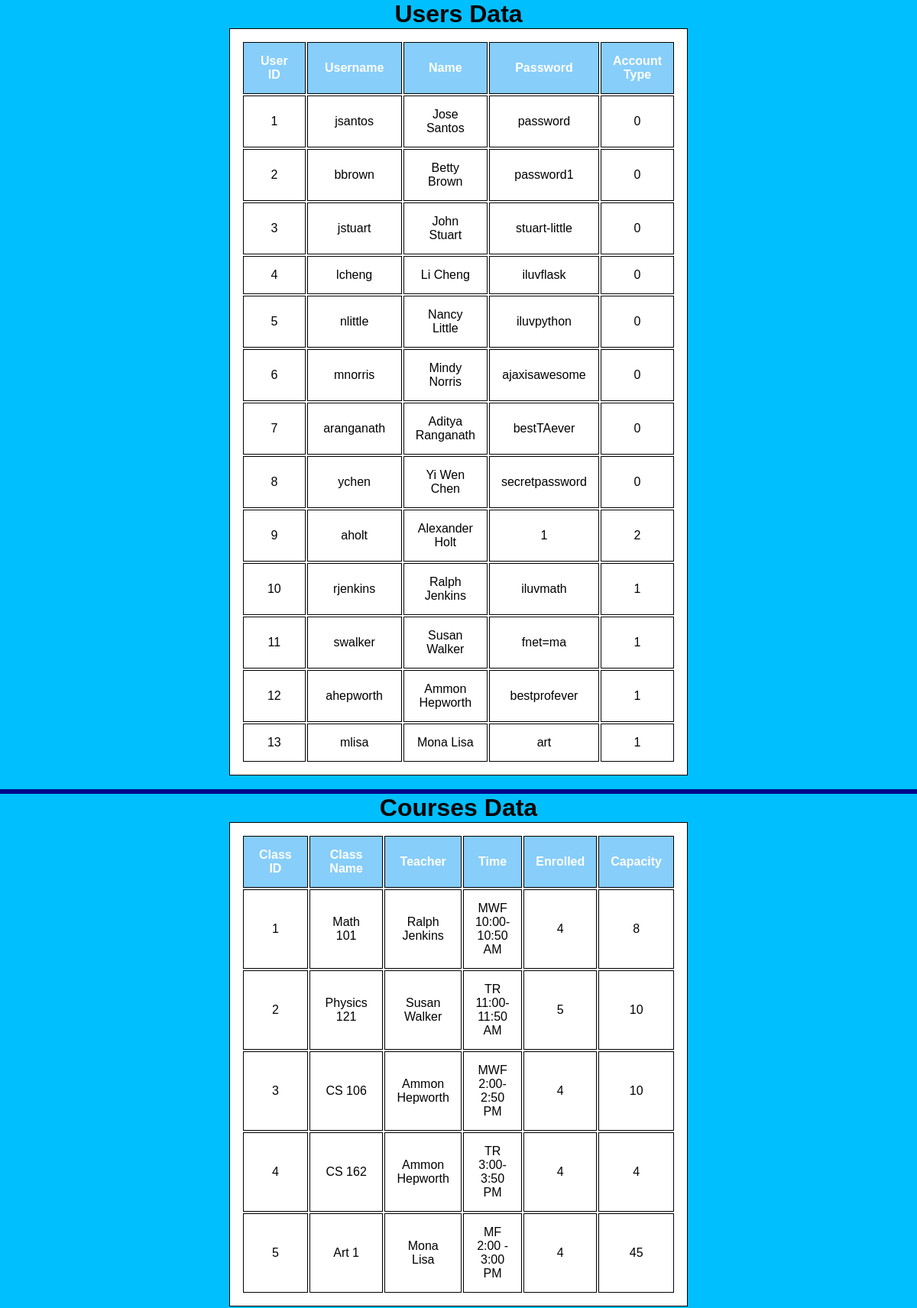
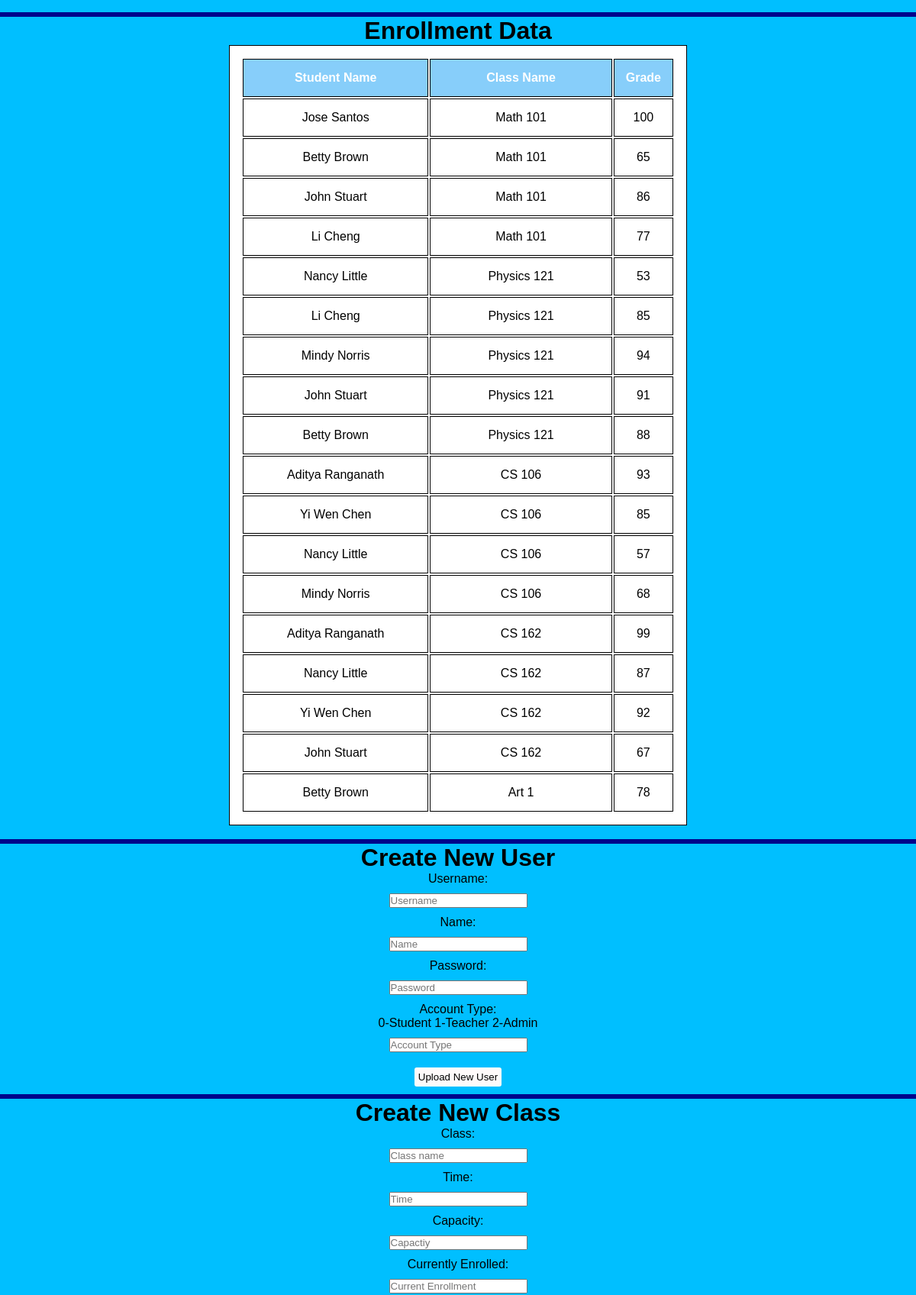
Page /admin (signed in, upper part) on the committed database (2 pictures, top to bottom).
### runner.py (models this page shows, shortened)
class Users(UserMixin, db.Model):
    __tablename__ = "Users"
    user_id = db.Column(db.Integer, primary_key = True)
    username = db.Column(db.String, nullable = False)
    name = db.Column(db.String, nullable = False)
    password = db.Column(db.String, nullable = False)
    acct_type = db.Column(db.Integer, nullable = False) # 0 - Student, 1 - Teacher, 2 - Admin

class Courses(db.Model):
    __tablename__ = "Courses"
    class_id = db.Column(db.Integer, primary_key = True)
    class_name = db.Column(db.String, nullable = False)
    teacher = db.Column(db.String, nullable = False)
    time = db.Column(db.String, nullable = False)
    enrolled = db.Column(db.Integer, nullable = False)
    capacity = db.Column(db.Integer, nullable = False)

### runner.py (the view, shortened to what this page needs)
@app.route('/admin', methods = ["GET", "POST", "PUT", "DELETE"])
@login_required
def admin():
    if request.method == "POST":
        data = request.get_json()
        if data["post"] == "user":
            user = Users.query.filter_by(username = data["username"]).first()
            if user is None:
                user = Users(data["username"], data["name"], data["password"], int(data["acct_type"]))
                db.session.add(user)
                db.session.commit()
                return "success"
        elif data["post"] == "class":
            course = Courses.query.filter_by(class_name = data["classname"]).first()
            if course is None:
                course = Courses(data["classname"], data["teacher"], data["time"], int(data["enrollment"]), int(data["capacity"]))
                db.session.add(course)
                db.session.commit()
                return "success"
        else:
            user = Users.query.filter_by(username = data["username"]).first()
            course = Courses.query.filter_by(class_name = data["classname"]).first()
            if user is not None and course is not None and user.acct_type == 0:
                enroll = Enrollment(user.user_id, course.class_id, int(data["grade"]))
                course.enrolled = course.enrolled + 1
                db.session.add(enroll)
                db.session.commit()
                return "success"
    elif request.method == "GET":
        all_courses = []
        all_grades = []
        all_users = []
        allRows = Enrollment.query.all()
        for row in allRows:
            user = Users.query.filter_by(user_id = row.users_id).first()
            course = Courses.query.filter_by(class_id = row.classes_id).first()
            all_courses.append(course.class_name)
            all_users.append(user.name)
            all_grades.append(row.grade)
        return render_template('admin.html', courses = Courses.query.all(), users = Users.query.all(), enrollCourses = all_courses, enrollUsers = all_users, enrollGrades = all_grades, length = len(all_courses))

### runner.py (called while the page is built)
@login_manager.user_loader
def load_user(user_id):
    return Users.query.filter_by(user_id = user_id).first()

### templates/admin.html (shortened to what this page needs)
<!DOCTYPE html>
<html>
    <head>
        <link href="../static/styles.css" rel="stylesheet">
    </head>
    <body>
    <div class="admin">
        <h1>Users Data</h1>
        <table id = "admin_users">
            <thead>
                <tr>
                    <th>User ID</th>
                    <th>Username</th>
                    <th>Name</th>
                    <th>Password</th>
                    <th>Account Type</th>
                </tr>
            </thead>
            <tbody>
                {% for user in users %}
                <tr>
                    <td>{{user.user_id}}</td>
                    <td>{{user.username}}</td>
                    <td>{{user.name}}</td>
                    <td>{{user.password}}</td>
                    <td>{{user.acct_type}}</td>
                </tr>
                {% endfor %}</tbody>
        </table><br>
        <hr>
        <h1>Courses Data</h1>
        <table id = "admin_courses">
            <thead>
                <tr>
                    <th>Class ID</th>
                    <th>Class Name</th>
                    <th>Teacher</th>
                    <th>Time</th>
                    <th>Enrolled</th>
                    <th>Capacity</th>
                </tr>
            </thead>
            <tbody>
                {% for course in courses %}
                <tr>
                    <td>{{course.class_id}}</td>
                    <td>{{course.class_name}}</td>
                    <td>{{course.teacher}}</td>
                    <td>{{course.time}}</td>
                    <td>{{course.enrolled}}</td>
                    <td>{{course.capacity}}</td>
                </tr>
                {% endfor %}</tbody>
        </table><br>
        <hr>
        <h1>Enrollment Data</h1>
        <table id = "admin_enrollment">
            <thead>
                <tr>
                    <th>Student Name</th>
                    <th>Class Name</th>
                    <th>Grade</th>
                </tr>
            </thead>
            <tbody>
                {% for i in range(0, length) %}
                <tr>
                    <td>{{enrollUsers[i]}}</td>
                    <td>{{enrollCourses[i]}}</td>
                    <td>{{enrollGrades[i]}}</td>
                </tr>
                {% endfor %}</tbody>
        </table><br>
        <hr>
        <h1>Create New User</h1>
        <form>
            <label for="user_name">Username:</label><br>
            <input type="text" id="add_username" name="user_name" placeholder="Username"><br>
            <label for="name">Name:</label><br>
            <input type="text" id="add_name" name="name" placeholder="Name"><br>
            <label for="password">Password:</label><br>
            <input type="text" id="add_password" name="password" placeholder="Password"><br>
            <label for="acct_type">Account Type:</label><br>
            <p>0-Student 1-Teacher 2-Admin</p>
            <input type="number" id="add_acct_type" name="acct_type" placeholder="Account Type"><br>
        </form>
        <button type="button" id = "admin_newuser">Upload New User</button><br>
        <hr>
        <h1>Create New Class</h1>
        <form>
            <label for="class_name">Class:</label><br>
            <input type="text" id="add_class_name" name="class_name" placeholder="Class name"><br>
            <label for="time">Time:</label><br>
            <input type="text" id="add_time" name="time" placeholder="Time"><br>
            <label for="capacity">Capacity:</label><br>
            <input type="number" id="add_capacity" name="capacity" placeholder="Capactiy"><br>
            <label for="current_enrollment">Currently Enrolled:</label><br>
            <input type="number" id="add_current_enrollment" name="current_enrollment" placeholder="Current Enrollment"><br>
            <label for="teacher">Teacher:</label><br>
            <input type="teacher" id="add_teacher" name="teacher" placeholder="Teacher"><br>
        </form>
        <button type="button" id = "admin_newclass">Upload New Class</button><br>
        <button type="button" id = "admin_enroll">Enroll Student in Class</button><br>
        <button type="button" id = "update_user">Update User</button><br>
        <button type="button" id = "update_class">Update Class</button><br>
        <h1>Update Grade</h1><br>
        <button type="button" id = "update_grade_button">Update Grade</button><br>
        <h1>Delete User</h1><br>
        <button type="button" id = "delete_user_button">Delete User</button><br>
        <button type="button" id = "delete_class_button">Delete Class</button><br>
        <button type="button" id = "unenroll_user">Unenroll User</button><br>
    </div>
    </body>
</html>

### static/styles.css (style rules this page uses)
* { margin: 0; padding: 0; font-family: sans-serif; line-height: normal; }
button { padding: 5px 5px; border-radius: 3px; border: none; margin: 10px; background-color: snow; }
input { margin: 10px; }
.admin { width: 100%; height: 100%; background-position: center; align-items: center; text-align: center; background-color:deepskyblue; }
table, th, td { border: 1px solid black; margin-left: auto; margin-right: auto; width: 50%; padding: 15px; text-align: center; color: black; background-color:white; }
th { background-color:lightskyblue; color:white; }
hr { border: 3px solid darkblue; }

### rows in the picture
Users: user_id "1", username "jsantos", name "Jose Santos", password "password", acct_type "0", name "Jose Santos"
Users: user_id "2", username "bbrown", name "Betty Brown", password "password1", acct_type "0", name "Betty Brown" "Betty Brown" "Betty Brown"
Users: user_id "3", username "jstuart", name "John Stuart", password "stuart-little", acct_type "0", name "John Stuart" "John Stuart" "John Stuart"
Users: user_id "4", username "lcheng", name "Li Cheng", password "iluvflask", acct_type "0", name "Li Cheng" "Li Cheng"
Users: user_id "5", username "nlittle", name "Nancy Little", password "iluvpython", acct_type "0", name "Nancy Little" "Nancy Little" "Nancy Little"
Users: user_id "6", username "mnorris", name "Mindy Norris", password "ajaxisawesome", acct_type "0", name "Mindy Norris" "Mindy Norris"
Users: user_id "7", username "aranganath", name "Aditya Ranganath", password "bestTAever", acct_type "0", name "Aditya Ranganath" "Aditya Ranganath"
Users: user_id "8", username "ychen", name "Yi Wen Chen", password "secretpassword", acct_type "0", name "Yi Wen Chen" "Yi Wen Chen"
Users: user_id "9", username "aholt", name "Alexander Holt", password "1", acct_type "2"
Users: user_id "10", username "rjenkins", name "Ralph Jenkins", password "iluvmath", acct_type "1"
Users: user_id "11", username "swalker", name "Susan Walker", password "fnet=ma", acct_type "1"
Users: user_id "12", username "ahepworth", name "Ammon Hepworth", password "bestprofever", acct_type "1"
Users: user_id "13", username "mlisa", name "Mona Lisa", password "art", acct_type "1"
Courses: class_id "1", class_name "Math 101", teacher "Ralph Jenkins", time "MWF 10:00-10:50 AM", enrolled "4", capacity "8", class_name "Math 101" "Math 101" "Math 101" "Math 101"
Courses: class_id "2", class_name "Physics 121", teacher "Susan Walker", time "TR 11:00-11:50 AM", enrolled "5", capacity "10", class_name "Physics 121" "Physics 121" "Physics 121" "Physics 121" "Physics 121"
Courses: class_id "3", class_name "CS 106", teacher "Ammon Hepworth", time "MWF 2:00-2:50 PM", enrolled "4", capacity "10", class_name "CS 106" "CS 106" "CS 106" "CS 106"
Courses: class_id "4", class_name "CS 162", teacher "Ammon Hepworth", time "TR 3:00-3:50 PM", enrolled "4", capacity "4", class_name "CS 162" "CS 162" "CS 162" "CS 162"
Courses: class_id "5", class_name "Art 1", teacher "Mona Lisa", time "MF 2:00 - 3:00 PM", enrolled "4", capacity "45", class_name "Art 1"

### other values in the picture
{{ enrollGrades[i] }} "100" "65" "86" "77" "53" "85" "94" "91" "88" "93" "85" "57" "68" "99" "87" "92" "67" "78"
